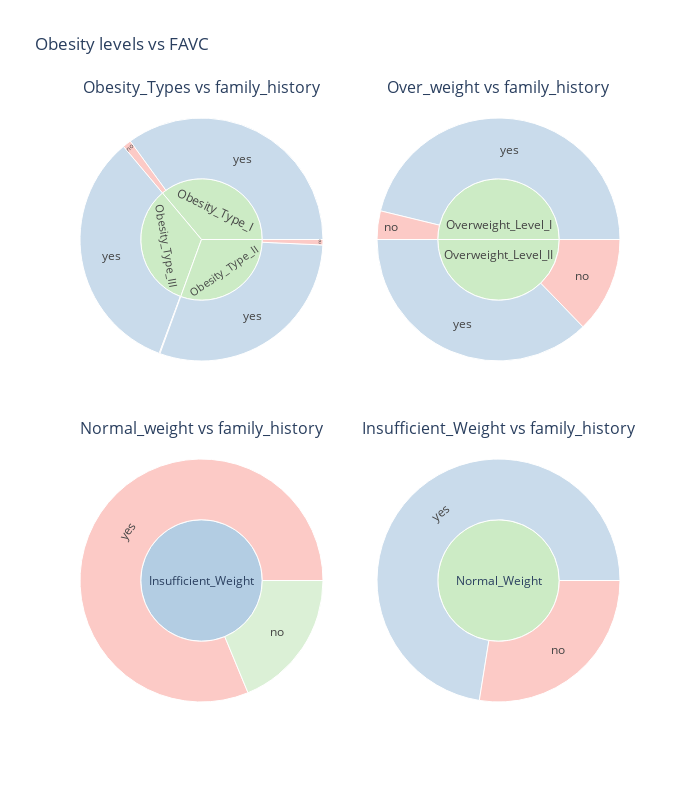

Notebook code for this chart:
### Markdown cell above
# FAVC

### Code cell
fig = make_subplots(rows=2, cols=2, specs=[ [{"type": "sunburst"}, {"type": "sunburst"}],[{"type": "sunburst"}, {"type": "sunburst"}]],
                                          subplot_titles=["Obesity_Types vs family_history", "Over_weight vs family_history", "Normal_weight vs family_history","Insufficient_Weight vs family_history"],
                                       vertical_spacing = 0.1   )


figaux = px.sunburst(df_ot_final, path=[ 'NObeyesdad','FAVC'], color = 'FAVC', 
                      color_discrete_sequence=px.colors.qualitative.Pastel1)
fig.add_trace(figaux.data[0], row=1, col=1)

############################################
                           
figaux = px.sunburst(df_ow_final ,path=[ 'NObeyesdad','FAVC'], color = 'FAVC',
                  color_discrete_sequence=px.colors.qualitative.Pastel1)
fig.add_trace(figaux.data[0], row=1, col=2)

#############################################

figaux = px.sunburst(df_In, path=[ 'NObeyesdad','FAVC'], color = 'FAVC', 
                      color_discrete_sequence=px.colors.qualitative.Pastel1)
fig.add_trace(figaux.data[0], row=2, col=1)

#############################################

figaux = px.sunburst(df_n, path=[ 'NObeyesdad','FAVC'], color = 'FAVC', 
                      color_discrete_sequence=px.colors.qualitative.Pastel1)
fig.add_trace(figaux.data[0], row=2, col=2)


fig.update_layout(width=700, height=800,title_text=("Obesity levels vs FAVC"))
fig.show()

### Figure 1 — Plotly figure (JSON) as saved in the notebook; plotly's stock layout.template omitted (floating-point values rounded to 4 significant figures)
{"data": [{"branchvalues": "total", "customdata": [["no"], ["no"], ["no"], ["yes"], ["yes"], ["yes"], ["(?)"], ["(?)"], ["(?)"]], "domain": {"x": [0, 0.45], "y": [0.55, 1]}, "hovertemplate": "labels=%{label}<br>count=%{value}<br>parent=%{parent}<br>id=%{id}<br>FAVC=%{customdata[0]}<extra></extra>", "ids": ["Obesity_Type_I/no", "Obesity_Type_II/no", "Obesity_Type_III/no", "Obesity_Type_I/yes", "Obesity_Type_II/yes", "Obesity_Type_III/yes", "Obesity_Type_I", "Obesity_Type_II", "Obesity_Type_III"], "labels": ["no", "no", "no", "yes", "yes", "yes", "Obesity_Type_I", "Obesity_Type_II", "Obesity_Type_III"], "marker": {"colors": ["rgb(251,180,174)", "rgb(251,180,174)", "rgb(251,180,174)", "rgb(179,205,227)", "rgb(179,205,227)", "rgb(179,205,227)", "rgb(204,235,197)", "rgb(204,235,197)", "rgb(204,235,197)"]}, "name": "", "parents": ["Obesity_Type_I", "Obesity_Type_II", "Obesity_Type_III", "Obesity_Type_I", "Obesity_Type_II", "Obesity_Type_III", "", "", ""], "type": "sunburst", "values": [11, 7, 1, 340, 290, 323, 351, 297, 324]}, {"branchvalues": "total", "customdata": [["no"], ["no"], ["yes"], ["yes"], ["(?)"], ["(?)"]], "domain": {"x": [0.55, 1], "y": [0.55, 1]}, "hovertemplate": "labels=%{label}<br>count=%{value}<br>parent=%{parent}<br>id=%{id}<br>FAVC=%{customdata[0]}<extra></extra>", "ids": ["Overweight_Level_I/no", "Overweight_Level_II/no", "Overweight_Level_I/yes", "Overweight_Level_II/yes", "Overweight_Level_I", "Overweight_Level_II"], "labels": ["no", "no", "yes", "yes", "Overweight_Level_I", "Overweight_Level_II"], "marker": {"colors": ["rgb(251,180,174)", "rgb(251,180,174)", "rgb(179,205,227)", "rgb(179,205,227)", "rgb(204,235,197)", "rgb(204,235,197)"]}, "name": "", "parents": ["Overweight_Level_I", "Overweight_Level_II", "Overweight_Level_I", "Overweight_Level_II", "", ""], "type": "sunburst", "values": [22, 74, 268, 216, 290, 290]}, {"branchvalues": "total", "customdata": [["yes"], ["(?)"], ["no"]], "domain": {"x": [0, 0.45], "y": [0, 0.45]}, "hovertemplate": "labels=%{label}<br>count=%{value}<br>parent=%{parent}<br>id=%{id}<br>FAVC=%{customdata[0]}<extra></extra>", "ids": ["Insufficient_Weight/yes", "Insufficient_Weight", "Insufficient_Weight/no"], "labels": ["yes", "Insufficient_Weight", "no"], "marker": {"colors": ["rgb(251,180,174)", "rgb(179,205,227)", "rgb(204,235,197)"]}, "name": "", "parents": ["Insufficient_Weight", "", "Insufficient_Weight"], "type": "sunburst", "values": [221, 272, 51]}, {"branchvalues": "total", "customdata": [["no"], ["yes"], ["(?)"]], "domain": {"x": [0.55, 1], "y": [0, 0.45]}, "hovertemplate": "labels=%{label}<br>count=%{value}<br>parent=%{parent}<br>id=%{id}<br>FAVC=%{customdata[0]}<extra></extra>", "ids": ["Normal_Weight/no", "Normal_Weight/yes", "Normal_Weight"], "labels": ["no", "yes", "Normal_Weight"], "marker": {"colors": ["rgb(251,180,174)", "rgb(179,205,227)", "rgb(204,235,197)"]}, "name": "", "parents": ["Normal_Weight", "Normal_Weight", ""], "type": "sunburst", "values": [79, 208, 287]}], "layout": {"annotations": [{"font": {"size": 16}, "showarrow": false, "text": "Obesity_Types vs family_history", "x": 0.225, "xanchor": "center", "xref": "paper", "y": 1, "yanchor": "bottom", "yref": "paper"}, {"font": {"size": 16}, "showarrow": false, "text": "Over_weight vs family_history", "x": 0.775, "xanchor": "center", "xref": "paper", "y": 1, "yanchor": "bottom", "yref": "paper"}, {"font": {"size": 16}, "showarrow": false, "text": "Normal_weight vs family_history", "x": 0.225, "xanchor": "center", "xref": "paper", "y": 0.45, "yanchor": "bottom", "yref": "paper"}, {"font": {"size": 16}, "showarrow": false, "text": "Insufficient_Weight vs family_history", "x": 0.775, "xanchor": "center", "xref": "paper", "y": 0.45, "yanchor": "bottom", "yref": "paper"}], "height": 800, "title": {"text": "Obesity levels vs FAVC"}, "width": 700}}
